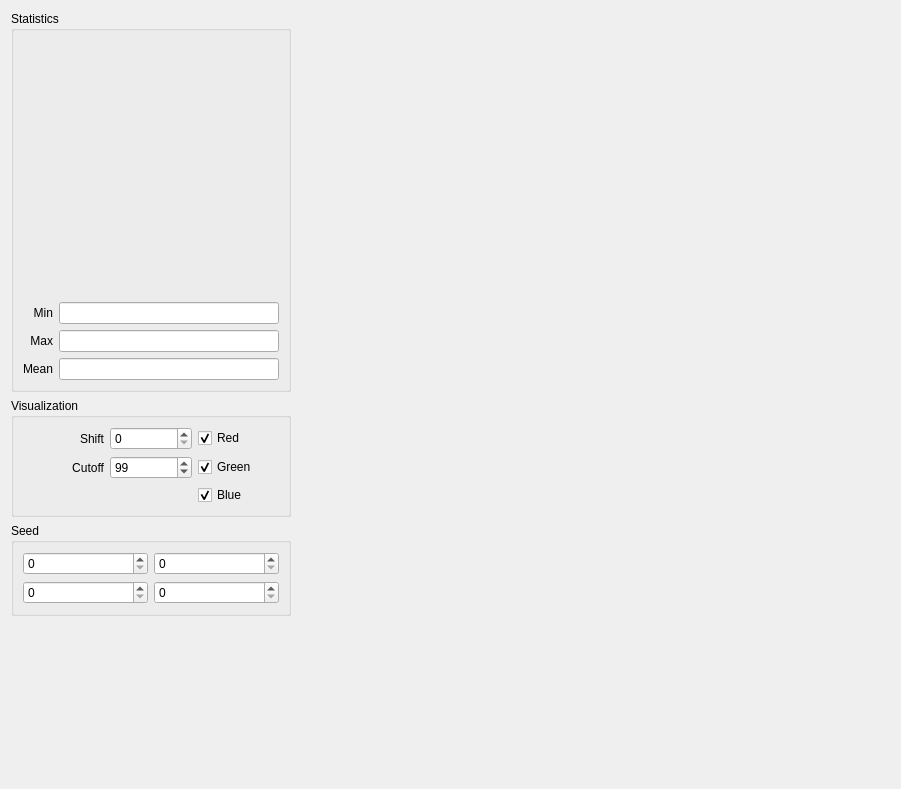
<?xml version="1.0" encoding="utf-8"?>
<ui version="4.0">
 <author>
    SPDX-FileCopyrightText: none
    SPDX-License-Identifier: GPL-3.0-or-later
  </author>
 <class>NoiseDemoUi</class>
 <widget class="QWidget" name="NoiseDemoUi">
  <property name="geometry">
   <rect>
    <x>0</x>
    <y>0</y>
    <width>901</width>
    <height>789</height>
   </rect>
  </property>
  <property name="windowTitle">
   <string>KisRandomGenerator Test/Demo</string>
  </property>
  <layout class="QGridLayout" name="gridLayout_3">
   <item column="0" row="0">
    <widget class="QGroupBox" name="groupBox">
     <property name="sizePolicy">
      <sizepolicy hsizetype="Maximum" vsizetype="Preferred">
       <horstretch>0</horstretch>
       <verstretch>0</verstretch>
      </sizepolicy>
     </property>
     <property name="title">
      <string>Statistics</string>
     </property>
     <layout class="QGridLayout" name="gridLayout">
      <item colspan="2" column="0" row="0">
       <widget class="KImageFrame" name="hist">
        <property name="sizePolicy">
         <sizepolicy hsizetype="Fixed" vsizetype="Fixed">
          <horstretch>0</horstretch>
          <verstretch>0</verstretch>
         </sizepolicy>
        </property>
        <property name="minimumSize">
         <size>
          <width>256</width>
          <height>256</height>
         </size>
        </property>
       </widget>
      </item>
      <item column="0" row="1">
       <widget class="QLabel" name="label">
        <property name="text">
         <string>Min</string>
        </property>
        <property name="alignment">
         <set>Qt::AlignRight|Qt::AlignTrailing|Qt::AlignVCenter</set>
        </property>
       </widget>
      </item>
      <item column="1" row="1">
       <widget class="QLineEdit" name="stMin">
        <property name="readOnly">
         <bool>true</bool>
        </property>
       </widget>
      </item>
      <item column="0" row="2">
       <widget class="QLabel" name="label_2">
        <property name="text">
         <string>Max</string>
        </property>
        <property name="alignment">
         <set>Qt::AlignRight|Qt::AlignTrailing|Qt::AlignVCenter</set>
        </property>
       </widget>
      </item>
      <item column="1" row="2">
       <widget class="QLineEdit" name="stMax">
        <property name="readOnly">
         <bool>true</bool>
        </property>
       </widget>
      </item>
      <item column="0" row="3">
       <widget class="QLabel" name="label_3">
        <property name="text">
         <string>Mean</string>
        </property>
        <property name="alignment">
         <set>Qt::AlignRight|Qt::AlignTrailing|Qt::AlignVCenter</set>
        </property>
       </widget>
      </item>
      <item column="1" row="3">
       <widget class="QLineEdit" name="stMean">
        <property name="readOnly">
         <bool>true</bool>
        </property>
       </widget>
      </item>
     </layout>
    </widget>
   </item>
   <item column="0" row="1">
    <widget class="QGroupBox" name="groupBox_2">
     <property name="sizePolicy">
      <sizepolicy hsizetype="Preferred" vsizetype="Preferred">
       <horstretch>0</horstretch>
       <verstretch>0</verstretch>
      </sizepolicy>
     </property>
     <property name="title">
      <string>Visualization</string>
     </property>
     <layout class="QGridLayout" name="gridLayout_2">
      <item column="0" row="0">
       <widget class="QLabel" name="label_4">
        <property name="text">
         <string>Shift</string>
        </property>
        <property name="alignment">
         <set>Qt::AlignRight|Qt::AlignTrailing|Qt::AlignVCenter</set>
        </property>
       </widget>
      </item>
      <item column="0" row="1">
       <widget class="QLabel" name="label_5">
        <property name="text">
         <string>Cutoff</string>
        </property>
        <property name="alignment">
         <set>Qt::AlignRight|Qt::AlignTrailing|Qt::AlignVCenter</set>
        </property>
       </widget>
      </item>
      <item column="1" row="0">
       <widget class="QSpinBox" name="shift">
        <property name="minimum" stdset="0">
         <number>0</number>
        </property>
        <property name="maximum" stdset="0">
         <number>56</number>
        </property>
        <property name="relativeValue" stdset="0">
         <double>0.000000000000000</double>
        </property>
       </widget>
      </item>
      <item column="1" row="1">
       <widget class="QSpinBox" name="cutoff">
        <property name="value" stdset="0">
         <number>255</number>
        </property>
        <property name="minimum" stdset="0">
         <number>0</number>
        </property>
        <property name="maximum" stdset="0">
         <number>255</number>
        </property>
       </widget>
      </item>
      <item column="2" row="0">
       <widget class="QCheckBox" name="chR">
        <property name="text">
         <string>Red</string>
        </property>
        <property name="checked">
         <bool>true</bool>
        </property>
       </widget>
      </item>
      <item column="2" row="1">
       <widget class="QCheckBox" name="chG">
        <property name="text">
         <string>Green</string>
        </property>
        <property name="checked">
         <bool>true</bool>
        </property>
       </widget>
      </item>
      <item column="2" row="2">
       <widget class="QCheckBox" name="chB">
        <property name="text">
         <string>Blue</string>
        </property>
        <property name="checked">
         <bool>true</bool>
        </property>
       </widget>
      </item>
     </layout>
    </widget>
   </item>
   <item column="0" row="3">
    <spacer name="verticalSpacer">
     <property name="orientation">
      <enum>Qt::Vertical</enum>
     </property>
     <property name="sizeHint" stdset="0">
      <size>
       <width>20</width>
       <height>40</height>
      </size>
     </property>
    </spacer>
   </item>
   <item column="0" row="2">
    <widget class="QGroupBox" name="groupBox_3">
     <property name="title">
      <string>Seed</string>
     </property>
     <layout class="QGridLayout" name="gridLayout_4">
      <item column="0" row="0">
       <widget class="QSpinBox" name="seed1">
        <property name="minimum" stdset="0">
         <number>0</number>
        </property>
        <property name="maximum" stdset="0">
         <number>65535</number>
        </property>
       </widget>
      </item>
      <item column="1" row="0">
       <widget class="QSpinBox" name="seed2">
        <property name="minimum" stdset="0">
         <number>0</number>
        </property>
        <property name="maximum" stdset="0">
         <number>65535</number>
        </property>
       </widget>
      </item>
      <item column="0" row="1">
       <widget class="QSpinBox" name="seed3">
        <property name="minimum" stdset="0">
         <number>0</number>
        </property>
        <property name="maximum" stdset="0">
         <number>65535</number>
        </property>
       </widget>
      </item>
      <item column="1" row="1">
       <widget class="QSpinBox" name="seed4">
        <property name="minimum" stdset="0">
         <number>0</number>
        </property>
        <property name="maximum" stdset="0">
         <number>65535</number>
        </property>
       </widget>
      </item>
     </layout>
    </widget>
   </item>
   <item column="1" row="0" rowspan="4">
    <widget class="KImageFrame" name="view">
     <property name="sizePolicy">
      <sizepolicy hsizetype="MinimumExpanding" vsizetype="Expanding">
       <horstretch>0</horstretch>
       <verstretch>0</verstretch>
      </sizepolicy>
     </property>
     <property name="minimumSize">
      <size>
       <width>256</width>
       <height>256</height>
      </size>
     </property>
     <property name="baseSize">
      <size>
       <width>1024</width>
       <height>1024</height>
      </size>
     </property>
    </widget>
   </item>
  </layout>
 </widget>
 <customwidgets>
  <customwidget>
   <class>KImageFrame</class>
   <extends>QWidget</extends>
   <header>kimageframe.h</header>
   <container>1</container>
  </customwidget>
 </customwidgets>
 <resources/>
 <connections>
  <connection>
   <sender>chR</sender>
   <signal>stateChanged(int)</signal>
   <receiver>NoiseDemoUi</receiver>
   <slot>updateNoise()</slot>
   <hints>
    <hint type="sourcelabel">
     <x>243</x>
     <y>444</y>
    </hint>
    <hint type="destinationlabel">
     <x>450</x>
     <y>394</y>
    </hint>
   </hints>
  </connection>
  <connection>
   <sender>chG</sender>
   <signal>stateChanged(int)</signal>
   <receiver>NoiseDemoUi</receiver>
   <slot>updateNoise()</slot>
   <hints>
    <hint type="sourcelabel">
     <x>243</x>
     <y>473</y>
    </hint>
    <hint type="destinationlabel">
     <x>450</x>
     <y>394</y>
    </hint>
   </hints>
  </connection>
  <connection>
   <sender>chB</sender>
   <signal>stateChanged(int)</signal>
   <receiver>NoiseDemoUi</receiver>
   <slot>updateNoise()</slot>
   <hints>
    <hint type="sourcelabel">
     <x>243</x>
     <y>502</y>
    </hint>
    <hint type="destinationlabel">
     <x>450</x>
     <y>394</y>
    </hint>
   </hints>
  </connection>
  <connection>
   <sender>cutoff</sender>
   <signal>valueChanged(int)</signal>
   <receiver>NoiseDemoUi</receiver>
   <slot>updateNoise()</slot>
   <hints>
    <hint type="sourcelabel">
     <x>147</x>
     <y>473</y>
    </hint>
    <hint type="destinationlabel">
     <x>450</x>
     <y>394</y>
    </hint>
   </hints>
  </connection>
  <connection>
   <sender>shift</sender>
   <signal>valueChanged(int)</signal>
   <receiver>NoiseDemoUi</receiver>
   <slot>updateNoise()</slot>
   <hints>
    <hint type="sourcelabel">
     <x>147</x>
     <y>444</y>
    </hint>
    <hint type="destinationlabel">
     <x>450</x>
     <y>394</y>
    </hint>
   </hints>
  </connection>
  <connection>
   <sender>seed1</sender>
   <signal>valueChanged(int)</signal>
   <receiver>NoiseDemoUi</receiver>
   <slot>updateNoise()</slot>
   <hints>
    <hint type="sourcelabel">
     <x>82</x>
     <y>575</y>
    </hint>
    <hint type="destinationlabel">
     <x>450</x>
     <y>394</y>
    </hint>
   </hints>
  </connection>
  <connection>
   <sender>seed2</sender>
   <signal>valueChanged(int)</signal>
   <receiver>NoiseDemoUi</receiver>
   <slot>updateNoise()</slot>
   <hints>
    <hint type="sourcelabel">
     <x>213</x>
     <y>575</y>
    </hint>
    <hint type="destinationlabel">
     <x>450</x>
     <y>394</y>
    </hint>
   </hints>
  </connection>
  <connection>
   <sender>seed3</sender>
   <signal>valueChanged(int)</signal>
   <receiver>NoiseDemoUi</receiver>
   <slot>updateNoise()</slot>
   <hints>
    <hint type="sourcelabel">
     <x>82</x>
     <y>602</y>
    </hint>
    <hint type="destinationlabel">
     <x>450</x>
     <y>394</y>
    </hint>
   </hints>
  </connection>
  <connection>
   <sender>seed4</sender>
   <signal>valueChanged(int)</signal>
   <receiver>NoiseDemoUi</receiver>
   <slot>updateNoise()</slot>
   <hints>
    <hint type="sourcelabel">
     <x>213</x>
     <y>602</y>
    </hint>
    <hint type="destinationlabel">
     <x>450</x>
     <y>394</y>
    </hint>
   </hints>
  </connection>
 </connections>
 <slots>
  <slot>updateNoise()</slot>
 </slots>
</ui>
